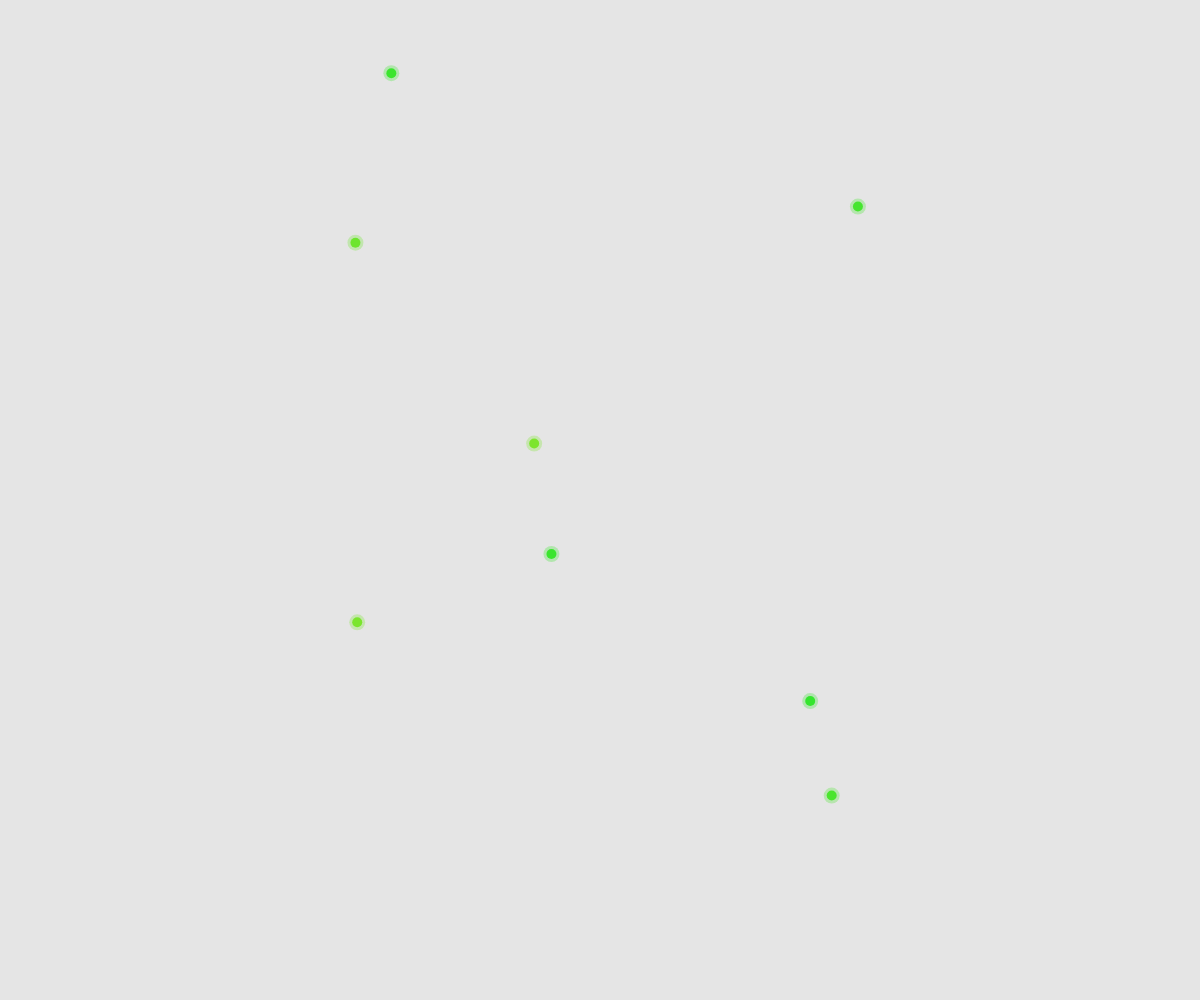
Frame 1 (no input)
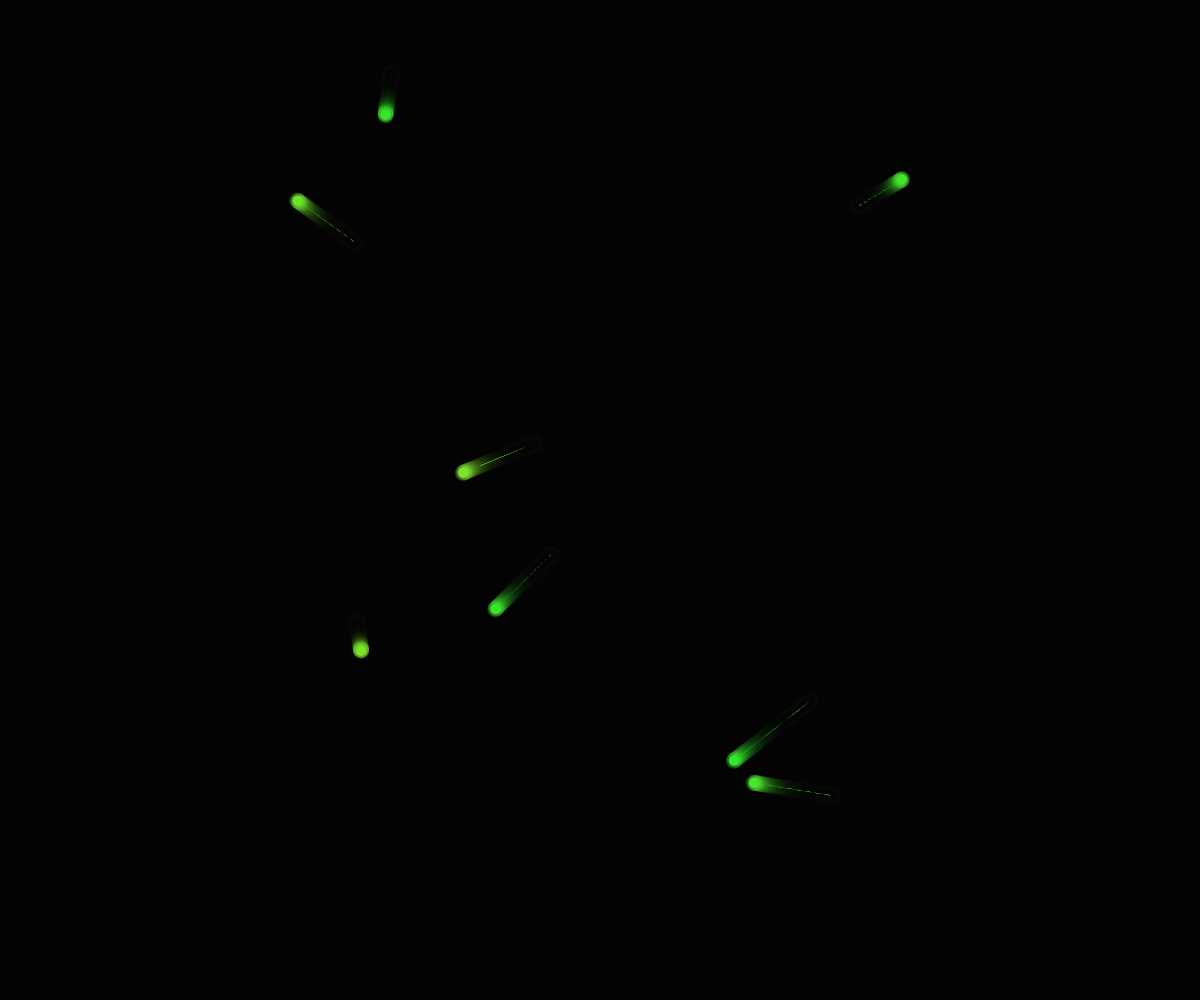
Frame 60 (no input)
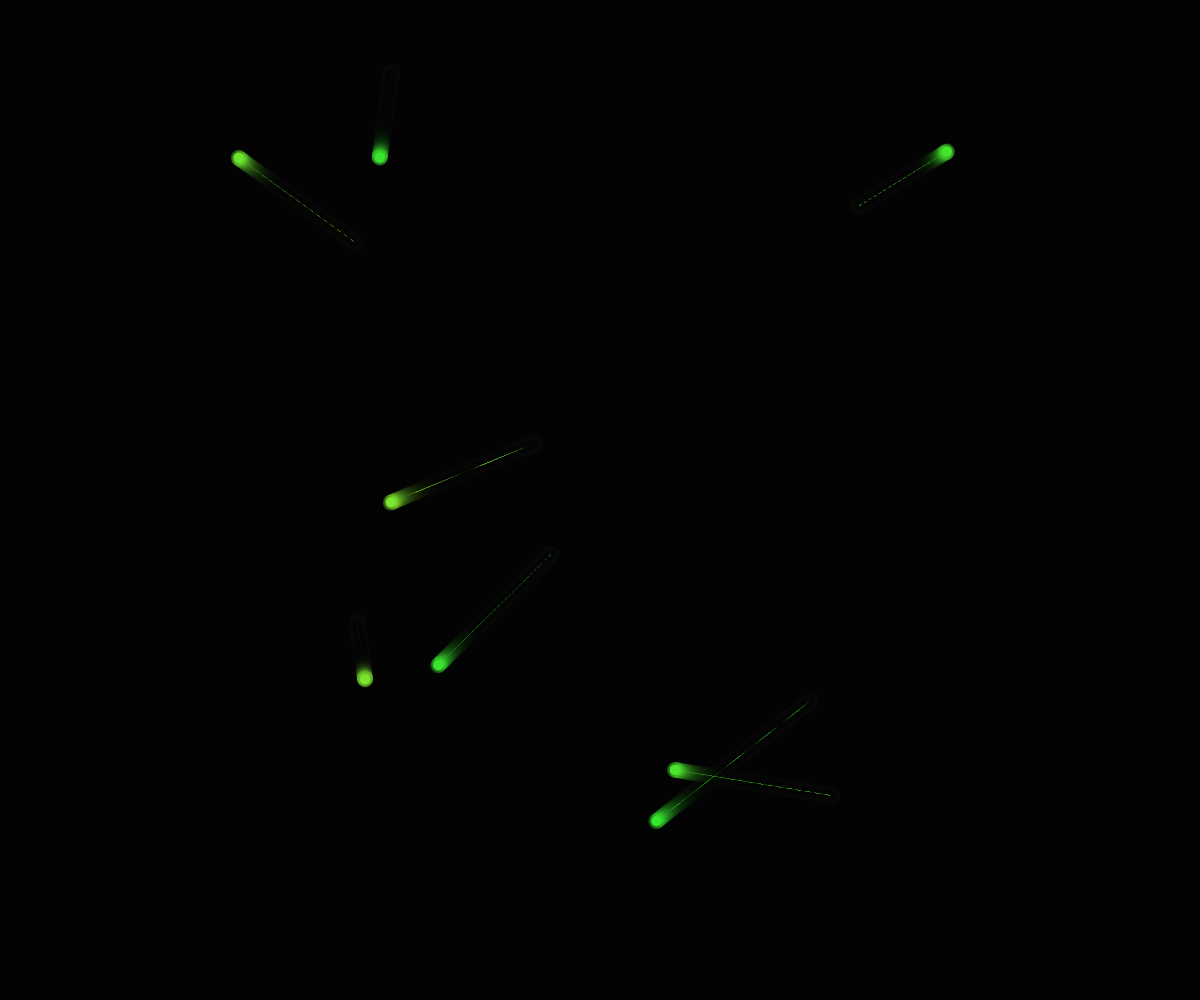
Frame 120 (the mouse pressed at the canvas centre since frame 60)

The p5.js sketch that drew these frames (run headless with seeded random() and noise() and a simulated clock; from frame 60 on, the mouse is pressed at the canvas centre):

// p5.js sketch
// ── sketch.js
let skaters = [];
const trailLength = 150;
const numSkaters = 8;

function setup() {
  createCanvas(windowWidth, windowHeight);
  colorMode(HSB, 360, 100, 100, 1);
  noStroke();
  
  // Initialize skaters with varied hues for emerald/copper palette
  for (let i = 0; i < numSkaters; i++) {
    skaters.push({
      x: random(width),
      y: random(height),
      vx: random(-1.5, 1.5),
      vy: random(-1.5, 1.5),
      hue: random(80, 120), // Emerald green range
      trail: []
    });
  }
}

function draw() {
  background(0, 0, 0, 0.1); // Dark background with slight fade
  
  // Update and draw skaters
  for (let s of skaters) {
    // Update position
    s.x += s.vx;
    s.y += s.vy;
    
    // Bounce off edges with some damping
    if (s.x < 0 || s.x > width) {
      s.vx *= -0.95;
      s.x = constrain(s.x, 0, width);
    }
    if (s.y < 0 || s.y > height) {
      s.vy *= -0.95;
      s.y = constrain(s.y, 0, height);
    }
    
    // Add current position to trail
    s.trail.push({x: s.x, y: s.y, age: 0});
    
    // Remove old points from trail
    if (s.trail.length > trailLength) {
      s.trail.shift();
    }
    
    // Update trail ages
    for (let point of s.trail) {
      point.age++;
    }
    
    // Draw trail with fading and glow effect
    beginShape();
    for (let i = 0; i < s.trail.length; i++) {
      const point = s.trail[i];
      const alpha = map(point.age, 0, trailLength, 0.9, 0);
      const size = map(point.age, 0, trailLength, 6, 1);
      
      // Use emerald green and copper hues for trails
      const hue = lerpColor(color(s.hue, 80, 90), color(30, 100, 90), point.age / trailLength);
      fill(hue, 80, 90, alpha);
      vertex(point.x, point.y);
    }
    endShape();
    
    // Draw skater body
    fill(s.hue, 80, 90);
    ellipse(s.x, s.y, 10, 10);
    
    // Draw glowing effect around skater
    fill(s.hue, 80, 90, 0.3);
    ellipse(s.x, s.y, 16, 16);
  }
}

function windowResized() {
  resizeCanvas(windowWidth, windowHeight);
}
